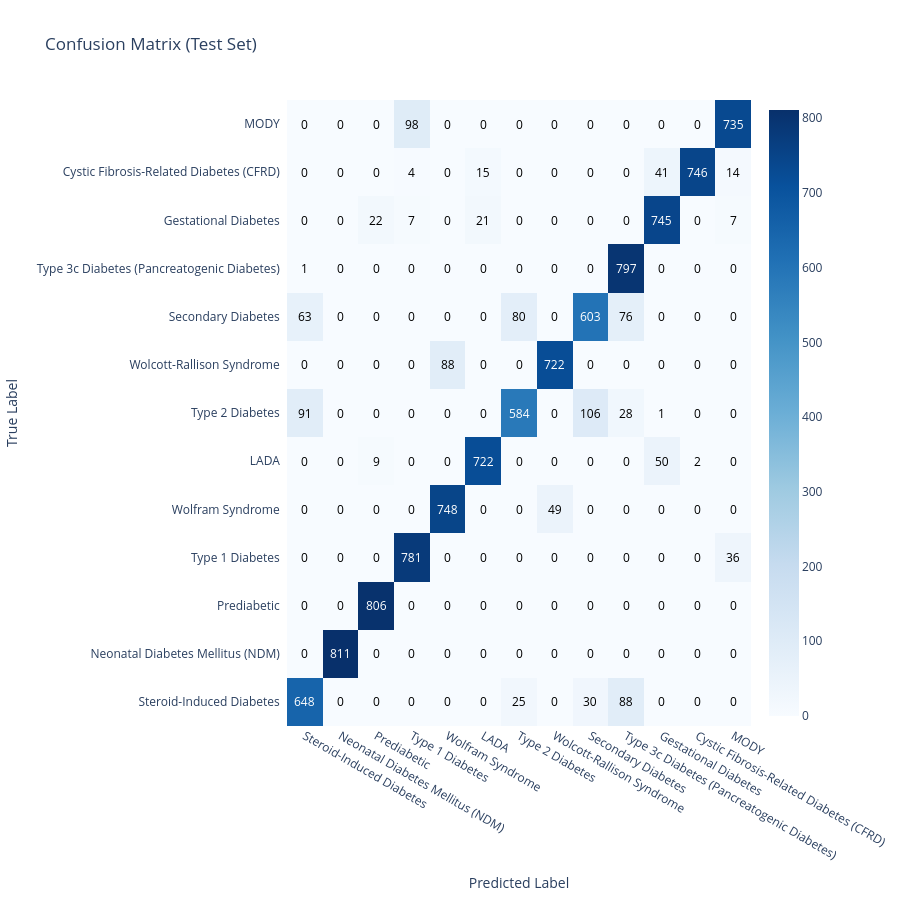

Notebook code cell kept with this figure:
### Code cell
from sklearn.metrics import confusion_matrix
import plotly.figure_factory as ff

# Generate confusion matrix
cm = confusion_matrix(y_test, xgb.predict(X_test))

# Convert to DataFrame for nice display
cm_df = pd.DataFrame(cm, index=y_labels, columns=y_labels)

# Plot with Plotly
fig = ff.create_annotated_heatmap(
    z=cm_df.values,
    x=cm_df.columns.tolist(),
    y=cm_df.index.tolist(),
    colorscale='Blues',
    showscale=True,
    annotation_text=cm_df.values,
    hoverinfo='z'
)

fig.update_layout(
    title='Confusion Matrix (Test Set)',
    xaxis_title='Predicted Label',
    yaxis_title='True Label',
    autosize=False,
    width=900,
    height=900,
    margin=dict(l=200, r=50, b=150, t=100)
)
fig.update_xaxes(side="bottom")
fig.show()

### Figure 1 — Plotly figure (JSON) as saved in the notebook; plotly's stock layout.template omitted (floating-point values rounded to 4 significant figures; data arrays with more than 128 entries replaced by an {"elided": "..."} marker saying what was removed)
{"data": [{"colorscale": [[0, "rgb(247,251,255)"], [0.125, "rgb(222,235,247)"], [0.25, "rgb(198,219,239)"], [0.375, "rgb(158,202,225)"], [0.5, "rgb(107,174,214)"], [0.625, "rgb(66,146,198)"], [0.75, "rgb(33,113,181)"], [0.875, "rgb(8,81,156)"], [1, "rgb(8,48,107)"]], "hoverinfo": "z", "reversescale": false, "showscale": true, "type": "heatmap", "x": ["Steroid-Induced Diabetes", "Neonatal Diabetes Mellitus (NDM)", "Prediabetic", "Type 1 Diabetes", "Wolfram Syndrome", "LADA", "Type 2 Diabetes", "Wolcott-Rallison Syndrome", "Secondary Diabetes", "Type 3c Diabetes (Pancreatogenic Diabetes)", "Gestational Diabetes", "Cystic Fibrosis-Related Diabetes (CFRD)", "MODY"], "y": ["Steroid-Induced Diabetes", "Neonatal Diabetes Mellitus (NDM)", "Prediabetic", "Type 1 Diabetes", "Wolfram Syndrome", "LADA", "Type 2 Diabetes", "Wolcott-Rallison Syndrome", "Secondary Diabetes", "Type 3c Diabetes (Pancreatogenic Diabetes)", "Gestational Diabetes", "Cystic Fibrosis-Related Diabetes (CFRD)", "MODY"], "z": {"elided": "13x13 int values"}}], "layout": {"annotations": [{"font": {"color": "#FFFFFF"}, "showarrow": false, "text": "648", "x": "Steroid-Induced Diabetes", "xref": "x", "y": "Steroid-Induced Diabetes", "yref": "y"}, {"font": {"color": "#000000"}, "showarrow": false, "text": "0", "x": "Neonatal Diabetes Mellitus (NDM)", "xref": "x", "y": "Steroid-Induced Diabetes", "yref": "y"}, {"font": {"color": "#000000"}, "showarrow": false, "text": "0", "x": "Prediabetic", "xref": "x", "y": "Steroid-Induced Diabetes", "yref": "y"}, {"font": {"color": "#000000"}, "showarrow": false, "text": "0", "x": "Type 1 Diabetes", "xref": "x", "y": "Steroid-Induced Diabetes", "yref": "y"}, {"font": {"color": "#000000"}, "showarrow": false, "text": "0", "x": "Wolfram Syndrome", "xref": "x", "y": "Steroid-Induced Diabetes", "yref": "y"}, {"font": {"color": "#000000"}, "showarrow": false, "text": "0", "x": "LADA", "xref": "x", "y": "Steroid-Induced Diabetes", "yref": "y"}, {"font": {"color": "#000000"}, "showarrow": false, "text": "25", "x": "Type 2 Diabetes", "xref": "x", "y": "Steroid-Induced Diabetes", "yref": "y"}, {"font": {"color": "#000000"}, "showarrow": false, "text": "0", "x": "Wolcott-Rallison Syndrome", "xref": "x", "y": "Steroid-Induced Diabetes", "yref": "y"}, {"font": {"color": "#000000"}, "showarrow": false, "text": "30", "x": "Secondary Diabetes", "xref": "x", "y": "Steroid-Induced Diabetes", "yref": "y"}, {"font": {"color": "#000000"}, "showarrow": false, "text": "88", "x": "Type 3c Diabetes (Pancreatogenic Diabetes)", "xref": "x", "y": "Steroid-Induced Diabetes", "yref": "y"}, {"font": {"color": "#000000"}, "showarrow": false, "text": "0", "x": "Gestational Diabetes", "xref": "x", "y": "Steroid-Induced Diabetes", "yref": "y"}, {"font": {"color": "#000000"}, "showarrow": false, "text": "0", "x": "Cystic Fibrosis-Related Diabetes (CFRD)", "xref": "x", "y": "Steroid-Induced Diabetes", "yref": "y"}, {"font": {"color": "#000000"}, "showarrow": false, "text": "0", "x": "MODY", "xref": "x", "y": "Steroid-Induced Diabetes", "yref": "y"}, {"font": {"color": "#000000"}, "showarrow": false, "text": "0", "x": "Steroid-Induced Diabetes", "xref": "x", "y": "Neonatal Diabetes Mellitus (NDM)", "yref": "y"}, {"font": {"color": "#FFFFFF"}, "showarrow": false, "text": "811", "x": "Neonatal Diabetes Mellitus (NDM)", "xref": "x", "y": "Neonatal Diabetes Mellitus (NDM)", "yref": "y"}, {"font": {"color": "#000000"}, "showarrow": false, "text": "0", "x": "Prediabetic", "xref": "x", "y": "Neonatal Diabetes Mellitus (NDM)", "yref": "y"}, {"font": {"color": "#000000"}, "showarrow": false, "text": "0", "x": "Type 1 Diabetes", "xref": "x", "y": "Neonatal Diabetes Mellitus (NDM)", "yref": "y"}, {"font": {"color": "#000000"}, "showarrow": false, "text": "0", "x": "Wolfram Syndrome", "xref": "x", "y": "Neonatal Diabetes Mellitus (NDM)", "yref": "y"}, {"font": {"color": "#000000"}, "showarrow": false, "text": "0", "x": "LADA", "xref": "x", "y": "Neonatal Diabetes Mellitus (NDM)", "yref": "y"}, {"font": {"color": "#000000"}, "showarrow": false, "text": "0", "x": "Type 2 Diabetes", "xref": "x", "y": "Neonatal Diabetes Mellitus (NDM)", "yref": "y"}, {"font": {"color": "#000000"}, "showarrow": false, "text": "0", "x": "Wolcott-Rallison Syndrome", "xref": "x", "y": "Neonatal Diabetes Mellitus (NDM)", "yref": "y"}, {"font": {"color": "#000000"}, "showarrow": false, "text": "0", "x": "Secondary Diabetes", "xref": "x", "y": "Neonatal Diabetes Mellitus (NDM)", "yref": "y"}, {"font": {"color": "#000000"}, "showarrow": false, "text": "0", "x": "Type 3c Diabetes (Pancreatogenic Diabetes)", "xref": "x", "y": "Neonatal Diabetes Mellitus (NDM)", "yref": "y"}, {"font": {"color": "#000000"}, "showarrow": false, "text": "0", "x": "Gestational Diabetes", "xref": "x", "y": "Neonatal Diabetes Mellitus (NDM)", "yref": "y"}, {"font": {"color": "#000000"}, "showarrow": false, "text": "0", "x": "Cystic Fibrosis-Related Diabetes (CFRD)", "xref": "x", "y": "Neonatal Diabetes Mellitus (NDM)", "yref": "y"}, {"font": {"color": "#000000"}, "showarrow": false, "text": "0", "x": "MODY", "xref": "x", "y": "Neonatal Diabetes Mellitus (NDM)", "yref": "y"}, {"font": {"color": "#000000"}, "showarrow": false, "text": "0", "x": "Steroid-Induced Diabetes", "xref": "x", "y": "Prediabetic", "yref": "y"}, {"font": {"color": "#000000"}, "showarrow": false, "text": "0", "x": "Neonatal Diabetes Mellitus (NDM)", "xref": "x", "y": "Prediabetic", "yref": "y"}, {"font": {"color": "#FFFFFF"}, "showarrow": false, "text": "806", "x": "Prediabetic", "xref": "x", "y": "Prediabetic", "yref": "y"}, {"font": {"color": "#000000"}, "showarrow": false, "text": "0", "x": "Type 1 Diabetes", "xref": "x", "y": "Prediabetic", "yref": "y"}, {"font": {"color": "#000000"}, "showarrow": false, "text": "0", "x": "Wolfram Syndrome", "xref": "x", "y": "Prediabetic", "yref": "y"}, {"font": {"color": "#000000"}, "showarrow": false, "text": "0", "x": "LADA", "xref": "x", "y": "Prediabetic", "yref": "y"}, {"font": {"color": "#000000"}, "showarrow": false, "text": "0", "x": "Type 2 Diabetes", "xref": "x", "y": "Prediabetic", "yref": "y"}, {"font": {"color": "#000000"}, "showarrow": false, "text": "0", "x": "Wolcott-Rallison Syndrome", "xref": "x", "y": "Prediabetic", "yref": "y"}, {"font": {"color": "#000000"}, "showarrow": false, "text": "0", "x": "Secondary Diabetes", "xref": "x", "y": "Prediabetic", "yref": "y"}, {"font": {"color": "#000000"}, "showarrow": false, "text": "0", "x": "Type 3c Diabetes (Pancreatogenic Diabetes)", "xref": "x", "y": "Prediabetic", "yref": "y"}, {"font": {"color": "#000000"}, "showarrow": false, "text": "0", "x": "Gestational Diabetes", "xref": "x", "y": "Prediabetic", "yref": "y"}, {"font": {"color": "#000000"}, "showarrow": false, "text": "0", "x": "Cystic Fibrosis-Related Diabetes (CFRD)", "xref": "x", "y": "Prediabetic", "yref": "y"}, {"font": {"color": "#000000"}, "showarrow": false, "text": "0", "x": "MODY", "xref": "x", "y": "Prediabetic", "yref": "y"}, {"font": {"color": "#000000"}, "showarrow": false, "text": "0", "x": "Steroid-Induced Diabetes", "xref": "x", "y": "Type 1 Diabetes", "yref": "y"}, {"font": {"color": "#000000"}, "showarrow": false, "text": "0", "x": "Neonatal Diabetes Mellitus (NDM)", "xref": "x", "y": "Type 1 Diabetes", "yref": "y"}, {"font": {"color": "#000000"}, "showarrow": false, "text": "0", "x": "Prediabetic", "xref": "x", "y": "Type 1 Diabetes", "yref": "y"}, {"font": {"color": "#FFFFFF"}, "showarrow": false, "text": "781", "x": "Type 1 Diabetes", "xref": "x", "y": "Type 1 Diabetes", "yref": "y"}, {"font": {"color": "#000000"}, "showarrow": false, "text": "0", "x": "Wolfram Syndrome", "xref": "x", "y": "Type 1 Diabetes", "yref": "y"}, {"font": {"color": "#000000"}, "showarrow": false, "text": "0", "x": "LADA", "xref": "x", "y": "Type 1 Diabetes", "yref": "y"}, {"font": {"color": "#000000"}, "showarrow": false, "text": "0", "x": "Type 2 Diabetes", "xref": "x", "y": "Type 1 Diabetes", "yref": "y"}, {"font": {"color": "#000000"}, "showarrow": false, "text": "0", "x": "Wolcott-Rallison Syndrome", "xref": "x", "y": "Type 1 Diabetes", "yref": "y"}, {"font": {"color": "#000000"}, "showarrow": false, "text": "0", "x": "Secondary Diabetes", "xref": "x", "y": "Type 1 Diabetes", "yref": "y"}, {"font": {"color": "#000000"}, "showarrow": false, "text": "0", "x": "Type 3c Diabetes (Pancreatogenic Diabetes)", "xref": "x", "y": "Type 1 Diabetes", "yref": "y"}, {"font": {"color": "#000000"}, "showarrow": false, "text": "0", "x": "Gestational Diabetes", "xref": "x", "y": "Type 1 Diabetes", "yref": "y"}, {"font": {"color": "#000000"}, "showarrow": false, "text": "0", "x": "Cystic Fibrosis-Related Diabetes (CFRD)", "xref": "x", "y": "Type 1 Diabetes", "yref": "y"}, {"font": {"color": "#000000"}, "showarrow": false, "text": "36", "x": "MODY", "xref": "x", "y": "Type 1 Diabetes", "yref": "y"}, {"font": {"color": "#000000"}, "showarrow": false, "text": "0", "x": "Steroid-Induced Diabetes", "xref": "x", "y": "Wolfram Syndrome", "yref": "y"}, {"font": {"color": "#000000"}, "showarrow": false, "text": "0", "x": "Neonatal Diabetes Mellitus (NDM)", "xref": "x", "y": "Wolfram Syndrome", "yref": "y"}, {"font": {"color": "#000000"}, "showarrow": false, "text": "0", "x": "Prediabetic", "xref": "x", "y": "Wolfram Syndrome", "yref": "y"}, {"font": {"color": "#000000"}, "showarrow": false, "text": "0", "x": "Type 1 Diabetes", "xref": "x", "y": "Wolfram Syndrome", "yref": "y"}, {"font": {"color": "#FFFFFF"}, "showarrow": false, "text": "748", "x": "Wolfram Syndrome", "xref": "x", "y": "Wolfram Syndrome", "yref": "y"}, {"font": {"color": "#000000"}, "showarrow": false, "text": "0", "x": "LADA", "xref": "x", "y": "Wolfram Syndrome", "yref": "y"}, {"font": {"color": "#000000"}, "showarrow": false, "text": "0", "x": "Type 2 Diabetes", "xref": "x", "y": "Wolfram Syndrome", "yref": "y"}, {"font": {"color": "#000000"}, "showarrow": false, "text": "49", "x": "Wolcott-Rallison Syndrome", "xref": "x", "y": "Wolfram Syndrome", "yref": "y"}, {"font": {"color": "#000000"}, "showarrow": false, "text": "0", "x": "Secondary Diabetes", "xref": "x", "y": "Wolfram Syndrome", "yref": "y"}, {"font": {"color": "#000000"}, "showarrow": false, "text": "0", "x": "Type 3c Diabetes (Pancreatogenic Diabetes)", "xref": "x", "y": "Wolfram Syndrome", "yref": "y"}, {"font": {"color": "#000000"}, "showarrow": false, "text": "0", "x": "Gestational Diabetes", "xref": "x", "y": "Wolfram Syndrome", "yref": "y"}, {"font": {"color": "#000000"}, "showarrow": false, "text": "0", "x": "Cystic Fibrosis-Related Diabetes (CFRD)", "xref": "x", "y": "Wolfram Syndrome", "yref": "y"}, {"font": {"color": "#000000"}, "showarrow": false, "text": "0", "x": "MODY", "xref": "x", "y": "Wolfram Syndrome", "yref": "y"}, {"font": {"color": "#000000"}, "showarrow": false, "text": "0", "x": "Steroid-Induced Diabetes", "xref": "x", "y": "LADA", "yref": "y"}, {"font": {"color": "#000000"}, "showarrow": false, "text": "0", "x": "Neonatal Diabetes Mellitus (NDM)", "xref": "x", "y": "LADA", "yref": "y"}, {"font": {"color": "#000000"}, "showarrow": false, "text": "9", "x": "Prediabetic", "xref": "x", "y": "LADA", "yref": "y"}, {"font": {"color": "#000000"}, "showarrow": false, "text": "0", "x": "Type 1 Diabetes", "xref": "x", "y": "LADA", "yref": "y"}, {"font": {"color": "#000000"}, "showarrow": false, "text": "0", "x": "Wolfram Syndrome", "xref": "x", "y": "LADA", "yref": "y"}, {"font": {"color": "#FFFFFF"}, "showarrow": false, "text": "722", "x": "LADA", "xref": "x", "y": "LADA", "yref": "y"}, {"font": {"color": "#000000"}, "showarrow": false, "text": "0", "x": "Type 2 Diabetes", "xref": "x", "y": "LADA", "yref": "y"}, {"font": {"color": "#000000"}, "showarrow": false, "text": "0", "x": "Wolcott-Rallison Syndrome", "xref": "x", "y": "LADA", "yref": "y"}, {"font": {"color": "#000000"}, "showarrow": false, "text": "0", "x": "Secondary Diabetes", "xref": "x", "y": "LADA", "yref": "y"}, {"font": {"color": "#000000"}, "showarrow": false, "text": "0", "x": "Type 3c Diabetes (Pancreatogenic Diabetes)", "xref": "x", "y": "LADA", "yref": "y"}, {"font": {"color": "#000000"}, "showarrow": false, "text": "50", "x": "Gestational Diabetes", "xref": "x", "y": "LADA", "yref": "y"}, {"font": {"color": "#000000"}, "showarrow": false, "text": "2", "x": "Cystic Fibrosis-Related Diabetes (CFRD)", "xref": "x", "y": "LADA", "yref": "y"}, {"font": {"color": "#000000"}, "showarrow": false, "text": "0", "x": "MODY", "xref": "x", "y": "LADA", "yref": "y"}, {"font": {"color": "#000000"}, "showarrow": false, "text": "91", "x": "Steroid-Induced Diabetes", "xref": "x", "y": "Type 2 Diabetes", "yref": "y"}, {"font": {"color": "#000000"}, "showarrow": false, "text": "0", "x": "Neonatal Diabetes Mellitus (NDM)", "xref": "x", "y": "Type 2 Diabetes", "yref": "y"}, {"font": {"color": "#000000"}, "showarrow": false, "text": "0", "x": "Prediabetic", "xref": "x", "y": "Type 2 Diabetes", "yref": "y"}, {"font": {"color": "#000000"}, "showarrow": false, "text": "0", "x": "Type 1 Diabetes", "xref": "x", "y": "Type 2 Diabetes", "yref": "y"}, {"font": {"color": "#000000"}, "showarrow": false, "text": "0", "x": "Wolfram Syndrome", "xref": "x", "y": "Type 2 Diabetes", "yref": "y"}, {"font": {"color": "#000000"}, "showarrow": false, "text": "0", "x": "LADA", "xref": "x", "y": "Type 2 Diabetes", "yref": "y"}, {"font": {"color": "#FFFFFF"}, "showarrow": false, "text": "584", "x": "Type 2 Diabetes", "xref": "x", "y": "Type 2 Diabetes", "yref": "y"}, {"font": {"color": "#000000"}, "showarrow": false, "text": "0", "x": "Wolcott-Rallison Syndrome", "xref": "x", "y": "Type 2 Diabetes", "yref": "y"}, {"font": {"color": "#000000"}, "showarrow": false, "text": "106", "x": "Secondary Diabetes", "xref": "x", "y": "Type 2 Diabetes", "yref": "y"}, {"font": {"color": "#000000"}, "showarrow": false, "text": "28", "x": "Type 3c Diabetes (Pancreatogenic Diabetes)", "xref": "x", "y": "Type 2 Diabetes", "yref": "y"}, {"font": {"color": "#000000"}, "showarrow": false, "text": "1", "x": "Gestational Diabetes", "xref": "x", "y": "Type 2 Diabetes", "yref": "y"}, {"font": {"color": "#000000"}, "showarrow": false, "text": "0", "x": "Cystic Fibrosis-Related Diabetes (CFRD)", "xref": "x", "y": "Type 2 Diabetes", "yref": "y"}, {"font": {"color": "#000000"}, "showarrow": false, "text": "0", "x": "MODY", "xref": "x", "y": "Type 2 Diabetes", "yref": "y"}, {"font": {"color": "#000000"}, "showarrow": false, "text": "0", "x": "Steroid-Induced Diabetes", "xref": "x", "y": "Wolcott-Rallison Syndrome", "yref": "y"}, {"font": {"color": "#000000"}, "showarrow": false, "text": "0", "x": "Neonatal Diabetes Mellitus (NDM)", "xref": "x", "y": "Wolcott-Rallison Syndrome", "yref": "y"}, {"font": {"color": "#000000"}, "showarrow": false, "text": "0", "x": "Prediabetic", "xref": "x", "y": "Wolcott-Rallison Syndrome", "yref": "y"}, {"font": {"color": "#000000"}, "showarrow": false, "text": "0", "x": "Type 1 Diabetes", "xref": "x", "y": "Wolcott-Rallison Syndrome", "yref": "y"}, {"font": {"color": "#000000"}, "showarrow": false, "text": "88", "x": "Wolfram Syndrome", "xref": "x", "y": "Wolcott-Rallison Syndrome", "yref": "y"}, {"font": {"color": "#000000"}, "showarrow": false, "text": "0", "x": "LADA", "xref": "x", "y": "Wolcott-Rallison Syndrome", "yref": "y"}, {"font": {"color": "#000000"}, "showarrow": false, "text": "0", "x": "Type 2 Diabetes", "xref": "x", "y": "Wolcott-Rallison Syndrome", "yref": "y"}, {"font": {"color": "#FFFFFF"}, "showarrow": false, "text": "722", "x": "Wolcott-Rallison Syndrome", "xref": "x", "y": "Wolcott-Rallison Syndrome", "yref": "y"}, {"font": {"color": "#000000"}, "showarrow": false, "text": "0", "x": "Secondary Diabetes", "xref": "x", "y": "Wolcott-Rallison Syndrome", "yref": "y"}, {"font": {"color": "#000000"}, "showarrow": false, "text": "0", "x": "Type 3c Diabetes (Pancreatogenic Diabetes)", "xref": "x", "y": "Wolcott-Rallison Syndrome", "yref": "y"}, {"font": {"color": "#000000"}, "showarrow": false, "text": "0", "x": "Gestational Diabetes", "xref": "x", "y": "Wolcott-Rallison Syndrome", "yref": "y"}, {"font": {"color": "#000000"}, "showarrow": false, "text": "0", "x": "Cystic Fibrosis-Related Diabetes (CFRD)", "xref": "x", "y": "Wolcott-Rallison Syndrome", "yref": "y"}, {"font": {"color": "#000000"}, "showarrow": false, "text": "0", "x": "MODY", "xref": "x", "y": "Wolcott-Rallison Syndrome", "yref": "y"}, {"font": {"color": "#000000"}, "showarrow": false, "text": "63", "x": "Steroid-Induced Diabetes", "xref": "x", "y": "Secondary Diabetes", "yref": "y"}, {"font": {"color": "#000000"}, "showarrow": false, "text": "0", "x": "Neonatal Diabetes Mellitus (NDM)", "xref": "x", "y": "Secondary Diabetes", "yref": "y"}, {"font": {"color": "#000000"}, "showarrow": false, "text": "0", "x": "Prediabetic", "xref": "x", "y": "Secondary Diabetes", "yref": "y"}, {"font": {"color": "#000000"}, "showarrow": false, "text": "0", "x": "Type 1 Diabetes", "xref": "x", "y": "Secondary Diabetes", "yref": "y"}, {"font": {"color": "#000000"}, "showarrow": false, "text": "0", "x": "Wolfram Syndrome", "xref": "x", "y": "Secondary Diabetes", "yref": "y"}, {"font": {"color": "#000000"}, "showarrow": false, "text": "0", "x": "LADA", "xref": "x", "y": "Secondary Diabetes", "yref": "y"}, {"font": {"color": "#000000"}, "showarrow": false, "text": "80", "x": "Type 2 Diabetes", "xref": "x", "y": "Secondary Diabetes", "yref": "y"}, {"font": {"color": "#000000"}, "showarrow": false, "text": "0", "x": "Wolcott-Rallison Syndrome", "xref": "x", "y": "Secondary Diabetes", "yref": "y"}, {"font": {"color": "#FFFFFF"}, "showarrow": false, "text": "603", "x": "Secondary Diabetes", "xref": "x", "y": "Secondary Diabetes", "yref": "y"}, {"font": {"color": "#000000"}, "showarrow": false, "text": "76", "x": "Type 3c Diabetes (Pancreatogenic Diabetes)", "xref": "x", "y": "Secondary Diabetes", "yref": "y"}, {"font": {"color": "#000000"}, "showarrow": false, "text": "0", "x": "Gestational Diabetes", "xref": "x", "y": "Secondary Diabetes", "yref": "y"}, {"font": {"color": "#000000"}, "showarrow": false, "text": "0", "x": "Cystic Fibrosis-Related Diabetes (CFRD)", "xref": "x", "y": "Secondary Diabetes", "yref": "y"}, {"font": {"color": "#000000"}, "showarrow": false, "text": "0", "x": "MODY", "xref": "x", "y": "Secondary Diabetes", "yref": "y"}, {"font": {"color": "#000000"}, "showarrow": false, "text": "1", "x": "Steroid-Induced Diabetes", "xref": "x", "y": "Type 3c Diabetes (Pancreatogenic Diabetes)", "yref": "y"}, {"font": {"color": "#000000"}, "showarrow": false, "text": "0", "x": "Neonatal Diabetes Mellitus (NDM)", "xref": "x", "y": "Type 3c Diabetes (Pancreatogenic Diabetes)", "yref": "y"}, {"font": {"color": "#000000"}, "showarrow": false, "text": "0", "x": "Prediabetic", "xref": "x", "y": "Type 3c Diabetes (Pancreatogenic Diabetes)", "yref": "y"}, {"font": {"color": "#000000"}, "showarrow": false, "text": "0", "x": "Type 1 Diabetes", "xref": "x", "y": "Type 3c Diabetes (Pancreatogenic Diabetes)", "yref": "y"}, {"font": {"color": "#000000"}, "showarrow": false, "text": "0", "x": "Wolfram Syndrome", "xref": "x", "y": "Type 3c Diabetes (Pancreatogenic Diabetes)", "yref": "y"}, {"font": {"color": "#000000"}, "showarrow": false, "text": "0", "x": "LADA", "xref": "x", "y": "Type 3c Diabetes (Pancreatogenic Diabetes)", "yref": "y"}, {"font": {"color": "#000000"}, "showarrow": false, "text": "0", "x": "Type 2 Diabetes", "xref": "x", "y": "Type 3c Diabetes (Pancreatogenic Diabetes)", "yref": "y"}, {"font": {"color": "#000000"}, "showarrow": false, "text": "0", "x": "Wolcott-Rallison Syndrome", "xref": "x", "y": "Type 3c Diabetes (Pancreatogenic Diabetes)", "yref": "y"}, {"font": {"color": "#000000"}, "showarrow": false, "text": "0", "x": "Secondary Diabetes", "xref": "x", "y": "Type 3c Diabetes (Pancreatogenic Diabetes)", "yref": "y"}, {"font": {"color": "#FFFFFF"}, "showarrow": false, "text": "797", "x": "Type 3c Diabetes (Pancreatogenic Diabetes)", "xref": "x", "y": "Type 3c Diabetes (Pancreatogenic Diabetes)", "yref": "y"}, {"font": {"color": "#000000"}, "showarrow": false, "text": "0", "x": "Gestational Diabetes", "xref": "x", "y": "Type 3c Diabetes (Pancreatogenic Diabetes)", "yref": "y"}, {"font": {"color": "#000000"}, "showarrow": false, "text": "0", "x": "Cystic Fibrosis-Related Diabetes (CFRD)", "xref": "x", "y": "Type 3c Diabetes (Pancreatogenic Diabetes)", "yref": "y"}, {"font": {"color": "#000000"}, "showarrow": false, "text": "0", "x": "MODY", "xref": "x", "y": "Type 3c Diabetes (Pancreatogenic Diabetes)", "yref": "y"}, {"font": {"color": "#000000"}, "showarrow": false, "text": "0", "x": "Steroid-Induced Diabetes", "xref": "x", "y": "Gestational Diabetes", "yref": "y"}, {"font": {"color": "#000000"}, "showarrow": false, "text": "0", "x": "Neonatal Diabetes Mellitus (NDM)", "xref": "x", "y": "Gestational Diabetes", "yref": "y"}, {"font": {"color": "#000000"}, "showarrow": false, "text": "22", "x": "Prediabetic", "xref": "x", "y": "Gestational Diabetes", "yref": "y"}, {"font": {"color": "#000000"}, "showarrow": false, "text": "7", "x": "Type 1 Diabetes", "xref": "x", "y": "Gestational Diabetes", "yref": "y"}, {"font": {"color": "#000000"}, "showarrow": false, "text": "0", "x": "Wolfram Syndrome", "xref": "x", "y": "Gestational Diabetes", "yref": "y"}, {"font": {"color": "#000000"}, "showarrow": false, "text": "21", "x": "LADA", "xref": "x", "y": "Gestational Diabetes", "yref": "y"}, {"font": {"color": "#000000"}, "showarrow": false, "text": "0", "x": "Type 2 Diabetes", "xref": "x", "y": "Gestational Diabetes", "yref": "y"}, {"font": {"color": "#000000"}, "showarrow": false, "text": "0", "x": "Wolcott-Rallison Syndrome", "xref": "x", "y": "Gestational Diabetes", "yref": "y"}, {"font": {"color": "#000000"}, "showarrow": false, "text": "0", "x": "Secondary Diabetes", "xref": "x", "y": "Gestational Diabetes", "yref": "y"}, {"font": {"color": "#000000"}, "showarrow": false, "text": "0", "x": "Type 3c Diabetes (Pancreatogenic Diabetes)", "xref": "x", "y": "Gestational Diabetes", "yref": "y"}, {"font": {"color": "#FFFFFF"}, "showarrow": false, "text": "745", "x": "Gestational Diabetes", "xref": "x", "y": "Gestational Diabetes", "yref": "y"}, {"font": {"color": "#000000"}, "showarrow": false, "text": "0", "x": "Cystic Fibrosis-Related Diabetes (CFRD)", "xref": "x", "y": "Gestational Diabetes", "yref": "y"}, {"font": {"color": "#000000"}, "showarrow": false, "text": "7", "x": "MODY", "xref": "x", "y": "Gestational Diabetes", "yref": "y"}, {"font": {"color": "#000000"}, "showarrow": false, "text": "0", "x": "Steroid-Induced Diabetes", "xref": "x", "y": "Cystic Fibrosis-Related Diabetes (CFRD)", "yref": "y"}, {"font": {"color": "#000000"}, "showarrow": false, "text": "0", "x": "Neonatal Diabetes Mellitus (NDM)", "xref": "x", "y": "Cystic Fibrosis-Related Diabetes (CFRD)", "yref": "y"}, {"font": {"color": "#000000"}, "showarrow": false, "text": "0", "x": "Prediabetic", "xref": "x", "y": "Cystic Fibrosis-Related Diabetes (CFRD)", "yref": "y"}, {"font": {"color": "#000000"}, "showarrow": false, "text": "4", "x": "Type 1 Diabetes", "xref": "x", "y": "Cystic Fibrosis-Related Diabetes (CFRD)", "yref": "y"}, {"font": {"color": "#000000"}, "showarrow": false, "text": "0", "x": "Wolfram Syndrome", "xref": "x", "y": "Cystic Fibrosis-Related Diabetes (CFRD)", "yref": "y"}, {"font": {"color": "#000000"}, "showarrow": false, "text": "15", "x": "LADA", "xref": "x", "y": "Cystic Fibrosis-Related Diabetes (CFRD)", "yref": "y"}, {"font": {"color": "#000000"}, "showarrow": false, "text": "0", "x": "Type 2 Diabetes", "xref": "x", "y": "Cystic Fibrosis-Related Diabetes (CFRD)", "yref": "y"}, {"font": {"color": "#000000"}, "showarrow": false, "text": "0", "x": "Wolcott-Rallison Syndrome", "xref": "x", "y": "Cystic Fibrosis-Related Diabetes (CFRD)", "yref": "y"}, {"font": {"color": "#000000"}, "showarrow": false, "text": "0", "x": "Secondary Diabetes", "xref": "x", "y": "Cystic Fibrosis-Related Diabetes (CFRD)", "yref": "y"}, {"font": {"color": "#000000"}, "showarrow": false, "text": "0", "x": "Type 3c Diabetes (Pancreatogenic Diabetes)", "xref": "x", "y": "Cystic Fibrosis-Related Diabetes (CFRD)", "yref": "y"}, {"font": {"color": "#000000"}, "showarrow": false, "text": "41", "x": "Gestational Diabetes", "xref": "x", "y": "Cystic Fibrosis-Related Diabetes (CFRD)", "yref": "y"}, {"font": {"color": "#FFFFFF"}, "showarrow": false, "text": "746", "x": "Cystic Fibrosis-Related Diabetes (CFRD)", "xref": "x", "y": "Cystic Fibrosis-Related Diabetes (CFRD)", "yref": "y"}, {"font": {"color": "#000000"}, "showarrow": false, "text": "14", "x": "MODY", "xref": "x", "y": "Cystic Fibrosis-Related Diabetes (CFRD)", "yref": "y"}, {"font": {"color": "#000000"}, "showarrow": false, "text": "0", "x": "Steroid-Induced Diabetes", "xref": "x", "y": "MODY", "yref": "y"}, {"font": {"color": "#000000"}, "showarrow": false, "text": "0", "x": "Neonatal Diabetes Mellitus (NDM)", "xref": "x", "y": "MODY", "yref": "y"}, {"font": {"color": "#000000"}, "showarrow": false, "text": "0", "x": "Prediabetic", "xref": "x", "y": "MODY", "yref": "y"}, {"font": {"color": "#000000"}, "showarrow": false, "text": "98", "x": "Type 1 Diabetes", "xref": "x", "y": "MODY", "yref": "y"}, {"font": {"color": "#000000"}, "showarrow": false, "text": "0", "x": "Wolfram Syndrome", "xref": "x", "y": "MODY", "yref": "y"}, {"font": {"color": "#000000"}, "showarrow": false, "text": "0", "x": "LADA", "xref": "x", "y": "MODY", "yref": "y"}, {"font": {"color": "#000000"}, "showarrow": false, "text": "0", "x": "Type 2 Diabetes", "xref": "x", "y": "MODY", "yref": "y"}, {"font": {"color": "#000000"}, "showarrow": false, "text": "0", "x": "Wolcott-Rallison Syndrome", "xref": "x", "y": "MODY", "yref": "y"}, {"font": {"color": "#000000"}, "showarrow": false, "text": "0", "x": "Secondary Diabetes", "xref": "x", "y": "MODY", "yref": "y"}, {"font": {"color": "#000000"}, "showarrow": false, "text": "0", "x": "Type 3c Diabetes (Pancreatogenic Diabetes)", "xref": "x", "y": "MODY", "yref": "y"}, {"font": {"color": "#000000"}, "showarrow": false, "text": "0", "x": "Gestational Diabetes", "xref": "x", "y": "MODY", "yref": "y"}, {"font": {"color": "#000000"}, "showarrow": false, "text": "0", "x": "Cystic Fibrosis-Related Diabetes (CFRD)", "xref": "x", "y": "MODY", "yref": "y"}, {"font": {"color": "#FFFFFF"}, "showarrow": false, "text": "735", "x": "MODY", "xref": "x", "y": "MODY", "yref": "y"}], "autosize": false, "height": 900, "margin": {"b": 150, "l": 200, "r": 50, "t": 100}, "title": {"text": "Confusion Matrix (Test Set)"}, "width": 900, "xaxis": {"dtick": 1, "gridcolor": "rgb(0, 0, 0)", "side": "bottom", "ticks": "", "title": {"text": "Predicted Label"}}, "yaxis": {"dtick": 1, "ticks": "", "ticksuffix": "  ", "title": {"text": "True Label"}}}}
